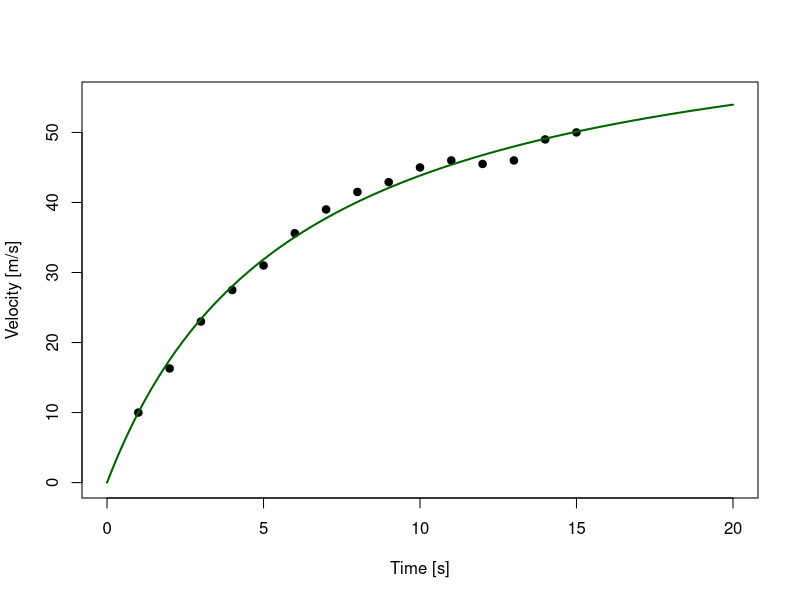

Generate this figure with R:
# Data analysis - 01

##########
# EX06
#########
# A skydiver jumps with a parachute from a hot air balloon. Below are his velocities [m/s]
# in successive moments of time [s], starting from 1s. Fit the Michaelis-Menten model to this data.
# Draw a scatter plot with a fitted regression curve.
# What speed the jumper will reach in the 17th second of the flight?

input <- ('t	v
          1	10
          2	16.3
          3	23
          4	27.5
          5	31
          6	35.6
          7	39
          8	41.5
          9	42.9
          10	45
          11	46
          12	45.5
          13	46
          14	49
          15	50')

dataset.06 <- read.table(textConnection(input), header = TRUE)
dataset.06

# Michaelis-Menten:
model.6 <- nls(v ~ SSmicmen(t, a, b), dataset.06)

# Summary (values of parameters and tests of significance)
summary(model.6)
# We have 2 parameters (a = 70.1793, b = 6.0109), both are relevant to the model (***).
# 13 degrees of freedom = number of observation (15) - the number of variables (2: a,b)

# Michaelis-Menten model: y = a*x / (b+x)
a <- coef(model.6)[1] # Estimate a from model.6
b <- coef(model.6)[2] # Estimate b from model.6

# Create plot
plot(data = dataset.06,
     v ~ t,
     pch = 20, cex = 1.5,
     xlim = c(0, 20), ylim = c(0, 55),
     xlab = 'Time [s]', ylab = 'Velocity [m/s]')

# Add Michaelis-Menten curve:
curve((a*x / (b+x)),
      add = TRUE, 
      col = 'darkgreen', lwd = 2)

# Predict speed of the jumper in 17th second of the flight:
seventeenth <- data.frame(t=c(17))
predict(model.6,seventeenth)

#Predicted speed: 51.85 m/s